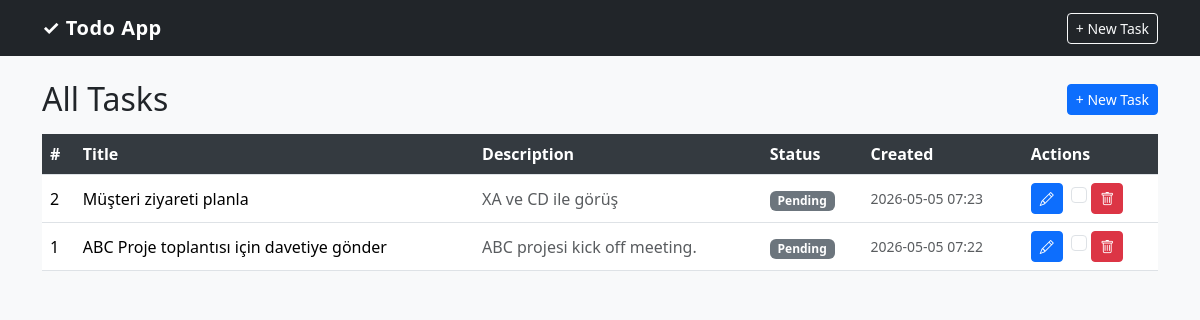
The page / on the database its author committed.
### tables this page shows
CREATE TABLE tasks (
    id          INTEGER PRIMARY KEY AUTOINCREMENT,
    title       TEXT    NOT NULL,
    description TEXT,
    done        INTEGER NOT NULL DEFAULT 0,
    created_at  TEXT    NOT NULL DEFAULT (datetime('now'))
);

### app.py (the view)
@app.route('/')
def index():
    db = database.get_db()
    tasks = db.execute('SELECT * FROM tasks ORDER BY created_at DESC').fetchall()
    return render_template('index.html', tasks=tasks)

### database.py (called while the page is built)
def get_db():
    if 'db' not in g:
        g.db = sqlite3.connect(DATABASE)
        g.db.row_factory = sqlite3.Row
    return g.db

### templates/index.html (shortened to what this page needs)
{% extends 'base.html' %}
{% block content %}
<div class="d-flex justify-content-between align-items-center mb-3">
  <h2 class="mb-0">All Tasks</h2>
  <a href="{{ url_for('create') }}" class="btn btn-primary btn-sm">+ New Task</a>
</div>
{% if tasks %}
<div class="table-responsive">
  <table class="table table-hover align-middle">
    <thead>
      <tr>
        <th>#</th>
        <th>Title</th>
        <th>Description</th>
        <th>Status</th>
        <th>Created</th>
        <th>Actions</th>
      </tr>
    </thead>
    <tbody>
      {% for task in tasks %}
      <tr class="{{ 'table-success' if task['done'] else '' }}">
        <td>{{ task['id'] }}</td>
        <td>{{ task['title'] }}</td>
        <td class="task-description text-muted">{{ task['description'] or '—' }}</td>
        <td>
          {% if task['done'] %}
            <span class="badge bg-success">Done</span>
          {% else %}
            <span class="badge bg-secondary">Pending</span>
          {% endif %}
        </td>
        <td class="text-muted small">{{ task['created_at'][:16] }}</td>
        <td>
          <a href="{{ url_for('edit', task_id=task['id']) }}" class="btn btn-primary btn-sm" title="Edit"><i class="bi bi-pencil"></i></a>
          <form action="{{ url_for('toggle', task_id=task['id']) }}" method="post" class="d-inline">
            <input type="checkbox" class="form-check-input ms-1" title="{{ 'Mark as pending' if task['done'] else 'Mark as done' }}"
              {{ 'checked' if task['done'] else '' }} onchange="this.form.submit()">
          </form>
          <form action="{{ url_for('delete', task_id=task['id']) }}" method="post" class="d-inline"
                onsubmit="return confirm('Delete this task?');">
            <button type="submit" class="btn btn-danger btn-sm"><i class="bi bi-trash"></i></button>
          </form>
        </td>
      </tr>
      {% endfor %}
    </tbody>
  </table>
</div>
{% else %}
<div class="text-center text-muted py-5">
  <p class="fs-5">No tasks yet.</p>
  <a href="{{ url_for('create') }}" class="btn btn-primary">Create your first task</a>
</div>
{% endif %}
{% endblock %}

### templates/base.html (shortened to what this page needs)
<!doctype html>
<html lang="en">
<head>
  <link href="https://cdn.jsdelivr.net/npm/bootstrap@5.3.3/dist/css/bootstrap.min.css" rel="stylesheet">
  <link href="https://cdn.jsdelivr.net/npm/bootstrap-icons@1.11.3/font/bootstrap-icons.min.css" rel="stylesheet">
  <link rel="stylesheet" href="{{ url_for('static', filename='style.css') }}">
</head>
<body>
<nav class="navbar navbar-dark bg-dark mb-4">
  <div class="container">
    <a class="navbar-brand" href="{{ url_for('index') }}">&#10003; Todo App</a>
    <a href="{{ url_for('create') }}" class="btn btn-outline-light btn-sm">+ New Task</a>
  </div>
</nav>
<div class="container">
  {% block content %}{% endblock %}
</div>
</body>
</html>

### static/style.css (style rules this page uses)
body { background-color: #f8f9fa; }
.navbar-brand { font-weight: 700; letter-spacing: 0.5px; }
.task-description { max-width: 320px; white-space: nowrap; overflow: hidden; text-overflow: ellipsis; }
.table th { background-color: #343a40; color: #fff; }

### rows shown on the page
tasks: id "2", title "Müşteri ziyareti planla", description "XA ve CD ile görüş", done "Pending", created_at "2026-05-05 07:23"
tasks: id "1", title "ABC Proje toplantısı için davetiye gönder", description "ABC projesi kick off meeting.", done "Pending", created_at "2026-05-05 07:22"
